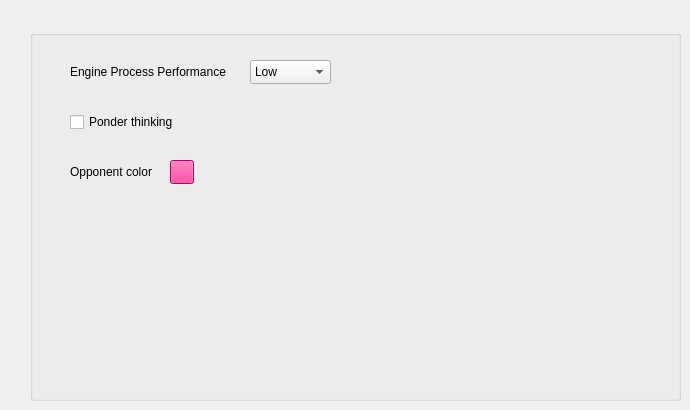
     <widget class="QWidget" name="EngineConfigTab">
      <attribute name="title">
       <string>Engine Config</string>
      </attribute>
      <widget class="QGroupBox" name="groupBox_EngineConfig">
       <property name="geometry">
        <rect>
         <x>30</x>
         <y>30</y>
         <width>651</width>
         <height>371</height>
        </rect>
       </property>
       <property name="autoFillBackground">
        <bool>true</bool>
       </property>
       <property name="title">
        <string/>
       </property>
       <widget class="QLabel" name="label_Engine_Process_Performance">
        <property name="geometry">
         <rect>
          <x>40</x>
          <y>30</y>
          <width>171</width>
          <height>24</height>
         </rect>
        </property>
        <property name="text">
         <string>Engine Process Performance </string>
        </property>
       </widget>
       <widget class="QComboBox" name="comboBox">
        <property name="geometry">
         <rect>
          <x>220</x>
          <y>30</y>
          <width>81</width>
          <height>24</height>
         </rect>
        </property>
        <property name="sizePolicy">
         <sizepolicy hsizetype="Preferred" vsizetype="Preferred">
          <horstretch>0</horstretch>
          <verstretch>0</verstretch>
         </sizepolicy>
        </property>
        <property name="currentText">
         <string>Low</string>
        </property>
        <property name="insertPolicy">
         <enum>QComboBox::InsertPolicy::NoInsert</enum>
        </property>
        <property name="placeholderText">
         <string/>
        </property>
        <item>
         <property name="text">
          <string>Low</string>
         </property>
        </item>
        <item>
         <property name="text">
          <string>Medium</string>
         </property>
        </item>
        <item>
         <property name="text">
          <string>High</string>
         </property>
        </item>
       </widget>
       <widget class="QCheckBox" name="checkBox_Ponder">
        <property name="geometry">
         <rect>
          <x>40</x>
          <y>80</y>
          <width>121</width>
          <height>24</height>
         </rect>
        </property>
        <property name="sizePolicy">
         <sizepolicy hsizetype="Preferred" vsizetype="Preferred">
          <horstretch>0</horstretch>
          <verstretch>0</verstretch>
         </sizepolicy>
        </property>
        <property name="text">
         <string>Ponder thinking</string>
        </property>
       </widget>
       <widget class="QLabel" name="label_Opponent_Color">
        <property name="geometry">
         <rect>
          <x>40</x>
          <y>130</y>
          <width>101</width>
          <height>24</height>
         </rect>
        </property>
        <property name="text">
         <string>Opponent color</string>
        </property>
       </widget>
       <widget class="QPushButton" name="pushButton_Opponent_Color">
        <property name="geometry">
         <rect>
          <x>140</x>
          <y>130</y>
          <width>24</width>
          <height>24</height>
         </rect>
        </property>
        <property name="sizePolicy">
         <sizepolicy hsizetype="Preferred" vsizetype="Preferred">
          <horstretch>0</horstretch>
          <verstretch>0</verstretch>
         </sizepolicy>
        </property>
        <property name="font">
         <font>
          <pointsize>12</pointsize>
         </font>
        </property>
        <property name="autoFillBackground">
         <bool>false</bool>
        </property>
        <property name="styleSheet">
         <string notr="true">background-color: rgb(255, 0, 127);
selection-background-color: rgb(255, 0, 255);
selection-color: rgb(255, 85, 0);
color: rgb(85, 170, 0);
border-color: rgb(170, 0, 255);</string>
        </property>
        <property name="text">
         <string/>
        </property>
        <property name="iconSize">
         <size>
          <width>24</width>
          <height>24</height>
         </size>
        </property>
        <property name="checkable">
         <bool>false</bool>
        </property>
        <property name="flat">
         <bool>false</bool>
        </property>
       </widget>
      </widget>
     </widget>
